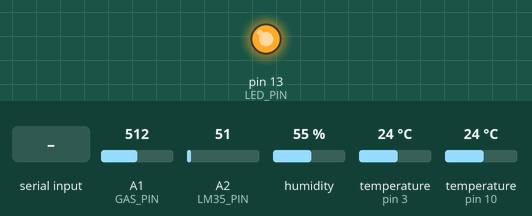
Bench run of a sketch on a simulated Arduino Uno, built with avr-gcc and run on an emulated ATmega328P. On the bench: output pins drawn as LEDs (lit = HIGH). The inputs (shaded band) are chosen by the test bench; at power-on: humidity 55 %, A1 (GAS_PIN) = 512, A2 (LM35_PIN) = 51, temperature (sensors on pin 3, pin 10) 24 °C. What the sketch prints to the serial monitor is not drawn.

Above: at 9.2 s.
9.3 s: "DETECT\n" received over Serial
At 16.9 s:
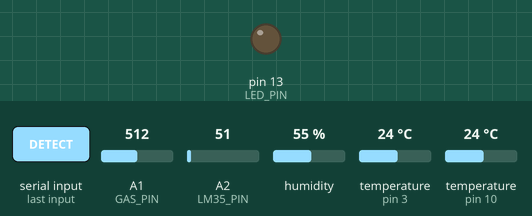
17.2 s: "STATUS\n" received over Serial
20.7 s: humidity set to 88 %
22.8 s: humidity set to 84 %
29.2 s: A1 (GAS_PIN) set to 584
32.7 s: A1 (GAS_PIN) set to 607
At 33.8 s:
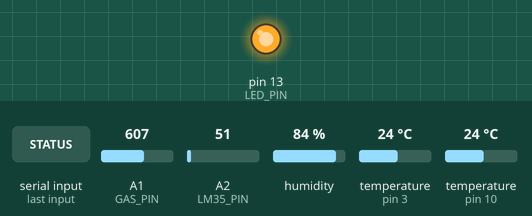
Timing chart, 0 to 35.7 s (numbered marks = the images above; inputs shaded):
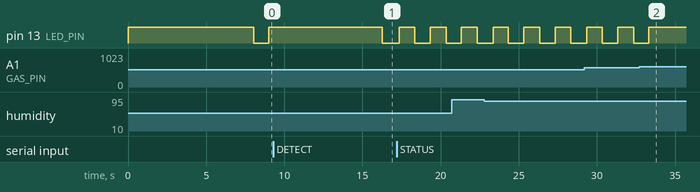

Measured:
- the behaviour switches between 600 and 601 on A1 (GAS_PIN) (found by bisection; images 1 and 2)
- after the input at 32.7 s, pin 13 (LED_PIN): goes on until 33.3 s, then stays HIGH

The sketch:

mars_sentinel_real_temp.ino
```cpp
/*
 * MARS-SENTINEL Real Temperature Firmware
 * Supports REAL temperature sensors + your working gas sensor
 *
 * CONFIRMED HARDWARE:
 * - Gas Sensor: A1 (WORKING)
 *
 * REAL TEMPERATURE OPTIONS (choose one):
 * - DHT11/DHT22: Connect to Pin D10 (your setup)
 * - DS18B20: Connect to Pin D3
 * - LM35: Connect to Pin A2
 *
 * AUTOMATIC DETECTION: Tries all sensors and uses what's available
 */

#include <DHT.h>
#include <OneWire.h>
#include <DallasTemperature.h>

// Pin definitions
#define GAS_PIN A1
#define LM35_PIN A2
#define DS18B20_PIN 3
#define DHT_PIN 10
#define LED_PIN 13

// Sensor setup
#define DHT_TYPE DHT11
DHT dht(DHT_PIN, DHT_TYPE);
OneWire oneWire(DS18B20_PIN);
DallasTemperature ds18b20(&oneWire);

// Timing
unsigned long lastSensorRead = 0;
const unsigned long SENSOR_INTERVAL = 1000; // 1 second for real sensors

// Sensor detection flags
bool dhtAvailable = false;
bool ds18b20Available = false;
bool lm35Available = false;

// Current values
float currentTemp = 20.0;
float currentHumidity = 50.0;

// Thresholds
struct Thresholds {
  float tempHigh = 45.0;
  float tempWarn = 35.0;
  float humidHigh = 85.0;
  float humidWarn = 70.0;
  int gasHigh = 600;
  int gasWarn = 300;
} thresholds;

enum SystemStatus { STATUS_OK, STATUS_WARN, STATUS_DANGER };
SystemStatus currentStatus = STATUS_OK;

void setup() {
  Serial.begin(9600);

  pinMode(GAS_PIN, INPUT);
  pinMode(LM35_PIN, INPUT);
  pinMode(LED_PIN, OUTPUT);
  digitalWrite(LED_PIN, HIGH);

  Serial.println("MARS-SENTINEL Real Temperature System");
  Serial.println("Detecting available temperature sensors...");

  // Initialize and detect sensors
  detectSensors();

  Serial.println("Format: timestamp,temp,humidity,gas,ir,distance");
  delay(2000);
}

void detectSensors() {
  // Test DHT11/DHT22
  dht.begin();
  delay(2000); // DHT needs time to stabilize

  float testTemp = dht.readTemperature();
  float testHumid = dht.readHumidity();

  if (!isnan(testTemp) && !isnan(testHumid) && testTemp > 0 && testTemp < 80) {
    dhtAvailable = true;
    Serial.println("✅ DHT11/DHT22 detected on Pin D2");
    Serial.print("   Initial reading: ");
    Serial.print(testTemp);
    Serial.print("°C, ");
    Serial.print(testHumid);
    Serial.println("%");
  } else {
    Serial.println("❌ No DHT sensor on Pin D2");
  }

  // Test DS18B20
  ds18b20.begin();
  delay(1000);

  if (ds18b20.getDeviceCount() > 0) {
    ds18b20.requestTemperatures();
    delay(1000);
    float ds18Temp = ds18b20.getTempCByIndex(0);

    if (ds18Temp != DEVICE_DISCONNECTED_C && ds18Temp > -50 && ds18Temp < 80) {
      ds18b20Available = true;
      Serial.println("✅ DS18B20 detected on Pin D3");
      Serial.print("   Initial reading: ");
      Serial.print(ds18Temp);
      Serial.println("°C");
    } else {
      Serial.println("❌ No DS18B20 sensor on Pin D3");
    }
  } else {
    Serial.println("❌ No DS18B20 sensor on Pin D3");
  }

  // Test LM35
  delay(1000);
  int lm35Raw = analogRead(LM35_PIN);
  float lm35Temp = (lm35Raw * 5.0 / 1024.0) * 100.0;

  if (lm35Raw > 50 && lm35Raw < 800 && lm35Temp > 0 && lm35Temp < 80) {
    lm35Available = true;
    Serial.println("✅ LM35 detected on Pin A2");
    Serial.print("   Initial reading: ");
    Serial.print(lm35Temp);
    Serial.println("°C");
  } else {
    Serial.println("❌ No LM35 sensor on Pin A2");
  }

  // Summary
  Serial.println("\n=== SENSOR STATUS ===");
  Serial.print("Gas Sensor (A1): ✅ Working (");
  Serial.print(analogRead(GAS_PIN));
  Serial.println(" reading)");

  if (dhtAvailable) {
    Serial.println("Temperature/Humidity: ✅ DHT sensor (Pin D2)");
  } else if (ds18b20Available) {
    Serial.println("Temperature: ✅ DS18B20 sensor (Pin D3)");
    Serial.println("Humidity: ❌ No humidity sensor (will use default 50%)");
  } else if (lm35Available) {
    Serial.println("Temperature: ✅ LM35 sensor (Pin A2)");
    Serial.println("Humidity: ❌ No humidity sensor (will use default 50%)");
  } else {
    Serial.println("Temperature: ❌ No temperature sensor detected!");
    Serial.println("Humidity: ❌ No humidity sensor detected!");
    Serial.println("🚨 WARNING: Using fallback room temperature (22°C)");
  }
  Serial.println("===================\n");
}

void loop() {
  unsigned long currentTime = millis();

  if (currentTime - lastSensorRead >= SENSOR_INTERVAL) {
    readRealSensors();
    sendData();
    lastSensorRead = currentTime;
  }

  if (Serial.available()) {
    processSerialCommand();
  }
}

void readRealSensors() {
  // Read REAL gas sensor (confirmed working)
  int gasLevel = analogRead(GAS_PIN);

  // Read REAL temperature sensors (priority order: DHT > DS18B20 > LM35)
  bool tempRead = false;
  bool humidityRead = false;

  if (dhtAvailable) {
    float temp = dht.readTemperature();
    float humid = dht.readHumidity();

    if (!isnan(temp) && !isnan(humid)) {
      currentTemp = temp;
      currentHumidity = humid;
      tempRead = true;
      humidityRead = true;
    }
  }

  if (!tempRead && ds18b20Available) {
    ds18b20.requestTemperatures();
    delay(100);
    float temp = ds18b20.getTempCByIndex(0);

    if (temp != DEVICE_DISCONNECTED_C && temp > -50 && temp < 80) {
      currentTemp = temp;
      tempRead = true;
    }
  }

  if (!tempRead && lm35Available) {
    int lm35Raw = analogRead(LM35_PIN);
    float temp = (lm35Raw * 5.0 / 1024.0) * 100.0;

    if (temp > 0 && temp < 80) {
      currentTemp = temp;
      tempRead = true;
    }
  }

  // Fallback if no temperature sensor working
  if (!tempRead) {
    // Use room temperature with small variations
    currentTemp = 22.0 + sin(millis() / 60000.0) * 2.0; // ±2°C variation
  }

  // Fallback humidity if no DHT
  if (!humidityRead) {
    currentHumidity = 50.0 + cos(millis() / 80000.0) * 10.0; // ±10% variation
  }

  // Update status
  currentStatus = evaluateStatus(currentTemp, currentHumidity, gasLevel);
  updateStatusLED(currentStatus);
}

void sendData() {
  // Send data in same CSV format as before
  Serial.print(millis());
  Serial.print(",");
  Serial.print(currentTemp, 2);
  Serial.print(",");
  Serial.print(currentHumidity, 2);
  Serial.print(",");
  Serial.print(analogRead(GAS_PIN));
  Serial.print(",");
  Serial.print(0); // IR sensor (not connected)
  Serial.print(",");
  Serial.println(400); // Distance (ultrasonic not connected)
}

SystemStatus evaluateStatus(float temp, float humidity, int gas) {
  SystemStatus status = STATUS_OK;

  if (temp > thresholds.tempHigh || humidity > thresholds.humidHigh || gas > thresholds.gasHigh) {
    status = STATUS_DANGER;
  } else if (temp > thresholds.tempWarn || humidity > thresholds.humidWarn || gas > thresholds.gasWarn) {
    status = STATUS_WARN;
  }

  return status;
}

void updateStatusLED(SystemStatus status) {
  switch (status) {
    case STATUS_OK:
      digitalWrite(LED_PIN, HIGH);
      break;
    case STATUS_WARN:
      digitalWrite(LED_PIN, (millis() / 1000) % 2);
      break;
    case STATUS_DANGER:
      digitalWrite(LED_PIN, (millis() / 250) % 2);
      break;
  }
}

void processSerialCommand() {
  String command = Serial.readStringUntil('\n');
  command.trim();

  if (command == "STATUS") {
    Serial.println("\n=== MARS-SENTINEL STATUS ===");
    Serial.print("System Status: ");
    Serial.println(currentStatus == STATUS_OK ? "OK" :
                   currentStatus == STATUS_WARN ? "WARN" : "DANGER");
    Serial.print("Temperature: ");
    Serial.print(currentTemp);
    Serial.print("°C (");
    if (dhtAvailable) Serial.print("DHT sensor");
    else if (ds18b20Available) Serial.print("DS18B20 sensor");
    else if (lm35Available) Serial.print("LM35 sensor");
    else Serial.print("simulated");
    Serial.println(")");

    Serial.print("Humidity: ");
    Serial.print(currentHumidity);
    Serial.print("% (");
    if (dhtAvailable) Serial.print("DHT sensor");
    else Serial.print("simulated");
    Serial.println(")");

    Serial.print("Gas Level: ");
    Serial.print(analogRead(GAS_PIN));
    Serial.println(" ppm (Real sensor A1)");
    Serial.println("========================\n");
  } else if (command == "DETECT") {
    Serial.println("Re-detecting sensors...");
    detectSensors();
  } else if (command == "HELP") {
    Serial.println("\nMARS-SENTINEL Commands:");
    Serial.println("STATUS - Show current readings and sensor status");
    Serial.println("DETECT - Re-detect available sensors");
    Serial.println("HELP - Show this help");
    Serial.println("\nTo add real temperature sensor:");
    Serial.println("1. DHT11/DHT22: Connect VCC→5V, GND→GND, Data→Pin D2");
    Serial.println("2. DS18B20: Connect VCC→5V, GND→GND, Data→Pin D3");
    Serial.println("3. LM35: Connect VCC→5V, GND→GND, Output→Pin A2");
  }
}
```
